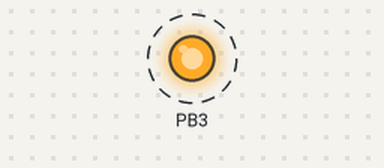
The sketch below on a simulated ATtiny85, built with avr-gcc and run on an emulated ATtiny85. Shown: output pins drawn as LEDs (lit = HIGH). Dashed ring = blinking.

Above: at 0.1 s.
Timing chart, 0 to 3.0 s (numbered marks = the images above):
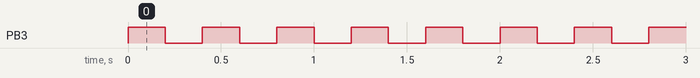

Measured:
- by itself, PB3: alternates HIGH for 0.20 s and LOW for 0.20 s

The sketch:

blink1.ino
```cpp
// Codigo Attiny85
//
void setup()
{
  pinMode(3, OUTPUT);
}

void loop()
{
  digitalWrite(3, HIGH);
  delay(200);
  digitalWrite(3, LOW);
  delay(200);
};
```
